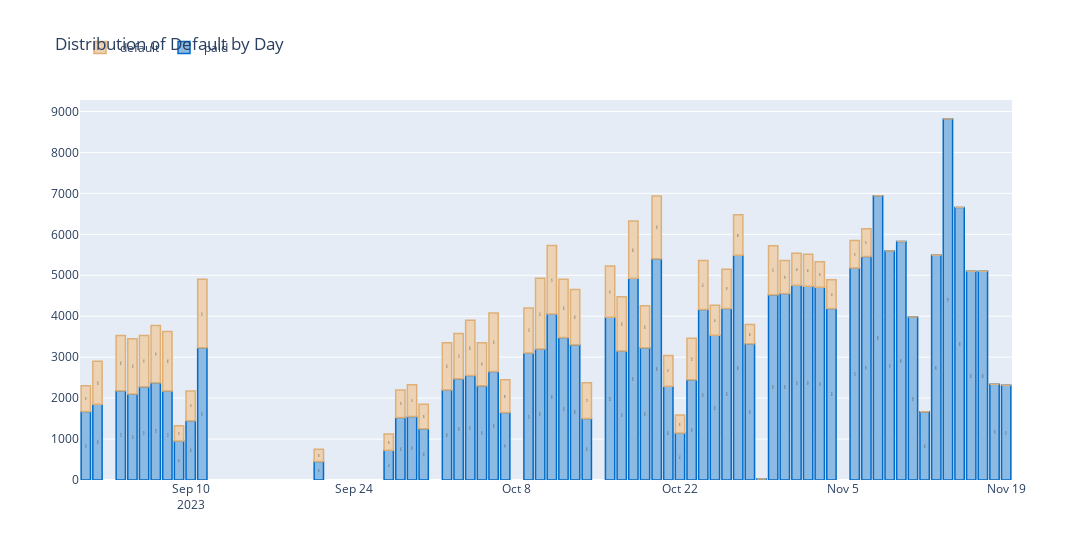

Source (notebook cell):
### Code cell
rgb=['rgba'+str(matplotlib.colors.to_rgba(i,0.7)) for i in pal]
fig=go.Figure()
fig.add_trace(go.Bar(x=new.index, y=new.paid, name='paid',
                     text=new.paid, texttemplate='%{text:.0f}', 
                     textposition='inside',insidetextanchor="middle",
                     marker=dict(color=color[0],line=dict(color=pal[0],width=1.5)),
                     hovertemplate = "<b>%{x}</b><br>Paid accounts: %{y}"))
fig.add_trace(go.Bar(x=new.index, y=new.default, name='default',
                     text=new.default, texttemplate='%{text:.0f}', 
                     textposition='inside',insidetextanchor="middle",
                     marker=dict(color=color[1],line=dict(color=pal[1],width=1.5)),
                     hovertemplate = "<b>%{x}</b><br>Default accounts: %{y}"))
fig.update_layout(title='Distribution of Default by Day', 
                  barmode='relative', width=1400,
                  legend=dict(orientation="h", traceorder="reversed", yanchor="bottom",y=1.1,xanchor="left", x=0))
fig.show()
